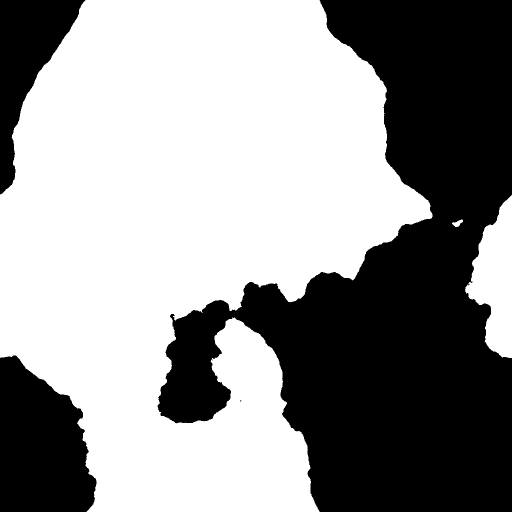
#> input picture stimuli/FD12/FD_12_0.png, 1024 x 1024 px (shown at 1/2 size)
$ python -i image_features.py   (imports and definitions only)
#> lines starting #> are read from the running program, lines starting #| are printed output that depends on the picture; after the words box and inside, x2 and y2 are one past the last pixel; in counts of white or black regions, pixels touching at a corner belong together
### analysis/config.py
"""Central paths and constants for the pareidolia analysis pipeline."""
from __future__ import annotations

import os
from pathlib import Path

REPO_ROOT = Path(__file__).resolve().parent.parent

# Raw data ships in data/raw/. Override with PAREIDOLIA_DATA_DIR if needed.
DATA_DIR = Path(os.environ.get(
    "PAREIDOLIA_DATA_DIR",
    str(REPO_ROOT / "data" / "raw"),
))

SQLITE_PATH = DATA_DIR / "pareidolia_2025-oct.sqlite"
PARTICIPANTS_WORDS_CSV = DATA_DIR / "participants_words.csv"
TRIALS_CSV = DATA_DIR / "pareidolia_trials_2025.csv"

# Stimuli ship in stimuli/<FD>/<FD>_<i>.png.
STIMULI_DIR = REPO_ROOT / "stimuli"

# BERT embeddings of every pareidolia word (sentence-transformers
# all-MiniLM-L6-v2, 384-d). Shipped under data/ so analyses run without
# downloading anything; override with PAREIDOLIA_BERT_PARQUET to recompute.
BERT_EMBEDDINGS_PARQUET = Path(os.environ.get(
    "PAREIDOLIA_BERT_PARQUET",
    str(REPO_ROOT / "data" / "word_embeddings.parquet"),
))

# GloVe 840B 300d vectors for canonical DAT scoring (Olson et al. 2021).
# Either the original glove.840B.300d.txt or a derived .pkl mapping word->np.array.
GLOVE_PATH = Path(os.environ.get(
    "PAREIDOLIA_GLOVE_PATH",
    str(REPO_ROOT / "analysis_cache" / "glove.840B.300d.txt"),
))
GLOVE_CACHE_PKL = REPO_ROOT / "analysis_cache" / "glove_dat.pkl"

# Parquet caches shipped with the repo live in data/. Heavy/transient caches
# (GloVe, BERT embeddings) live in analysis_cache/.
DATA_CACHE_DIR = REPO_ROOT / "data"
CACHE_DIR = REPO_ROOT / "analysis_cache"
OUTPUTS_DIR = REPO_ROOT / "analysis_outputs"
CACHE_DIR.mkdir(exist_ok=True)
OUTPUTS_DIR.mkdir(exist_ok=True)

def cached_parquet(name: str) -> Path:
    """Resolve a parquet cache by name.

    Prefers ``data/<name>`` (shipped with the paper repo, read-only) when
    it exists; otherwise falls back to ``analysis_cache/<name>`` so that
    a fresh rebuild via ``parse_events`` lands in the writable cache.
    """
    shipped = DATA_CACHE_DIR / name
    if shipped.exists():
        return shipped
    return CACHE_DIR / name


# FD levels used in the experiment.
FD_LEVELS = ["FD12", "FD14", "FD16"]

# Realised fractal dimensions per nominal level, from the standard 2D
# box-counting method (Liebovitch & Toth 1989) over the 100 generated
# images per level. Reported in the manuscript as FD ≈ 1.3, 1.5, 1.7;
# see paper/draft.tex Materials and Methods (Stimuli).
FD_REALISED = {"FD12": 1.27, "FD14": 1.49, "FD16": 1.67}
FD_REALISED_SD = {"FD12": 0.012, "FD14": 0.016, "FD16": 0.011}
# Short display labels for FD axis ticks.
FD_DISPLAY_LABEL = {"FD12": "FD ≈ 1.3", "FD14": "FD ≈ 1.5", "FD16": "FD ≈ 1.7"}

# Stop-words to drop in semantic analyses (kept from notebook).
SEMANTIC_STOPWORDS = {
    "nothing", "nothingness", "black", "white", "map", "cloud", "clouds",
}

# DAT scoring uses 7 of 10 words (canonical).
DAT_N_WORDS = 10
DAT_N_USED = 7

### analysis/figures/image_features.py
"""Per-image spectral / spatial features that predict pareidolia.

Ports the image-feature extraction from
``MachinePareidolia/scripts/human_pareidolia_analysis.py`` and re-runs it on
the current cohort + 300-image stimulus bank, producing paper-ready
figures (untitled + titled variants via ``style.savefig``).

For each of the 300 stimulus images we extract approximately 24 spectral
and spatial features: radially-averaged power-spectrum slope, low / mid /
high frequency band shares, residual after the 1/fβ fit, Sobel edge
magnitude, local-contrast mean and SD, connected-component statistics
under a mean-intensity binarisation, pixel entropy, four symmetry
measures (left-right pixel, top-bottom pixel, gradient-orientation,
coarse-downsampled and Fourier-magnitude), and basic intensity
statistics. We then ask which of these features predict per-image
pareidolia rate, mean words per trial, agreement (modal-word share) and
word diversity, both via Pearson correlations and via cross-validated
Random Forest regression with permutation feature importance.

Cache: ``analysis_cache/image_features.parquet`` — 300 × ~25 columns.
Re-run with ``--rebuild`` to regenerate.

Usage:
    python -m analysis.figures.image_features
"""
from __future__ import annotations

import argparse
import re
from collections import Counter
from pathlib import Path

import matplotlib.pyplot as plt
import numpy as np
import pandas as pd
import seaborn as sns

from .. import config, dat_helper, parse_events, style

ASCII = re.compile(r"^[A-Za-z]+$")
REMOVED = config.SEMANTIC_STOPWORDS  # same set used elsewhere in the paper

# Where the 300 stimuli live in this repo. Accepts both the manuscript
# layout ("stimuli/FDxx/...") and the legacy website layout
# ("images/FDxx/..."); both URL forms are resolved against STIMULI_ROOT.
IMAGE_ROOT = config.STIMULI_DIR


# [7 lines left out: function _resolve_image, not called in this run]


# Cache the extracted features. The shipped variant lives in data/ and
# is preferred via config.cached_parquet when present.
CACHE_PATH = config.cached_parquet("image_features.parquet")
WRITE_CACHE_PATH = config.CACHE_DIR / "image_features.parquet"


# ─── per-image pareidolia metrics ────────────────────────────────────────────

# [50 lines left out: function _per_image_stats, not called in this run]


# ─── feature extraction (port of the MachinePareidolia helper) ───────────────

def _extract_features(img_path: Path) -> dict:
#> called with img_path = '../../stimuli/FD12/FD_12_0.png'
    from PIL import Image
    from scipy import ndimage
    from scipy.ndimage import uniform_filter, zoom
    from scipy.stats import entropy as sp_entropy, kurtosis, skew

    img = Image.open(img_path).convert("L")
#> img is the input picture: PIL image 1024x1024 L; 57.9% white; 4 black regions (1 under 20 px), largest, box (x1, y1, x2, y2) and area: (315, 0, 1024, 1024) 368120, (0, 711, 193, 1024) 45913, (0, 0, 171, 389) 27791
    px = np.array(img, dtype=np.float64) / 255.0
    h, w = px.shape
    f = {}

    # 1. intensity stats
    f["mean"] = px.mean(); f["std"] = px.std()
    f["skewness"] = float(skew(px.ravel()))
    f["kurtosis"] = float(kurtosis(px.ravel()))

    # 2. power spectrum
    F = np.fft.fftshift(np.fft.fft2(px))
    power = np.abs(F) ** 2
    cy, cx = h // 2, w // 2
    Y, X = np.ogrid[:h, :w]
    R = np.sqrt((X - cx) ** 2 + (Y - cy) ** 2).astype(int)
    max_r = min(cx, cy)
    radial_power = np.zeros(max_r)
    for r in range(1, max_r):
        m = R == r
        if m.any():
            radial_power[r] = power[m].mean()
#> after the loop, radial_power = 512 values, max 2.09e+10 at index 1, min 0 at index 0, mean 48442410
    freqs = np.arange(1, max_r)
    valid = radial_power[1:] > 0
    if valid.sum() > 5:
        log_f = np.log(freqs[valid]); log_p = np.log(radial_power[1:][valid])
#> after `log_f = np.log(freqs[valid])`: log_f = 511 values from 0 to 6.24
#> after `log_p = np.log(radial_power[1:][valid])`: log_p = 511 values, max 23.76 at index 0, min 6.49 at index 506, mean 8.75
        beta, intercept = np.polyfit(log_f, log_p, 1)
#> beta = -2.74; intercept = 23.14
        f["spectral_slope"] = -beta
        f["spectral_residual"] = float(np.std(log_p - (beta * log_f + intercept)))
    else:
        f["spectral_slope"] = 0.0; f["spectral_residual"] = 0.0
    tot = radial_power[1:].sum()
#> tot = 2.48e+10
    if tot > 0:
        third = max_r // 3
        f["power_low"]  = radial_power[1:third].sum() / tot
        f["power_mid"]  = radial_power[third:2*third].sum() / tot
        f["power_high"] = radial_power[2*third:max_r].sum() / tot
    else:
        f["power_low"] = f["power_mid"] = f["power_high"] = 0.0

    # 3. spatial — edges + local contrast
    sx = ndimage.sobel(px, axis=1); sy = ndimage.sobel(px, axis=0)
#> after `sx = ndimage.sobel(px, axis=1)`:
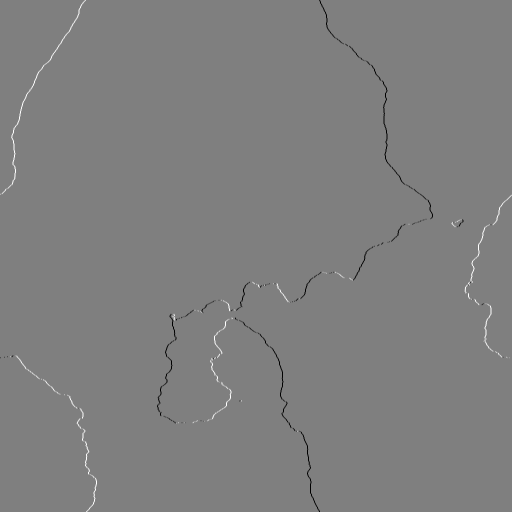
#> sx: shape (1024, 1024) float64 (shown at 1/2 size); min -4, max 4, mean -7.63e-06; drawn with min black and max white
    edges = np.hypot(sx, sy)
    f["edge_mean"] = edges.mean(); f["edge_std"] = edges.std()
    local_mean = uniform_filter(px, size=16)
    local_sq   = uniform_filter(px ** 2, size=16)
    local_std  = np.sqrt(np.maximum(local_sq - local_mean ** 2, 0))
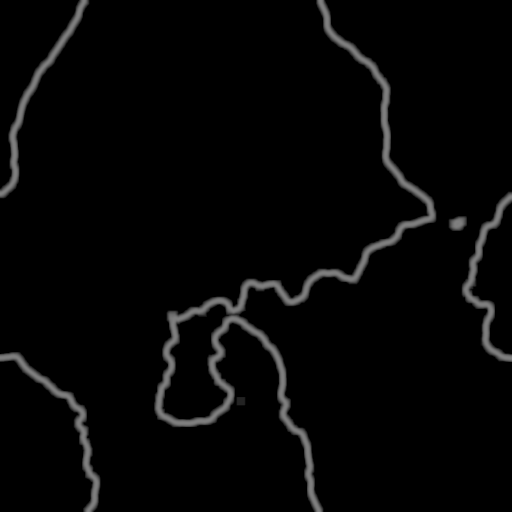
#> local_std: shape (1024, 1024) float64 (shown at 1/2 size); min 0, max 0.5, mean 0.0232
    f["local_contrast_mean"] = local_std.mean()
    f["local_contrast_std"]  = local_std.std()

    # 4. connected components (binarised at mean px)
    binary = px > px.mean()
    labeled, n = ndimage.label(binary)
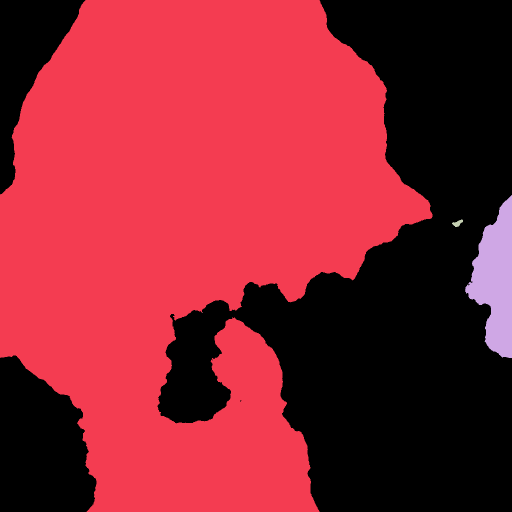
#> labeled: shape (1024, 1024) int32 (shown at 1/2 size); 6 distinct labels, from 0 to 5; one colour per label, 0 black
#> n = 5
    f["n_components"] = int(n)
    if n > 0:
        sizes = ndimage.sum(binary, labeled, range(1, n + 1))
#> sizes = [588676, 17895, 174, 1, 1]
        f["largest_component"]   = float(np.max(sizes)) / (h * w)
        f["mean_component_size"] = float(np.mean(sizes)) / (h * w)
        f["component_size_std"]  = float(np.std(sizes)) / (h * w)
    else:
        f["largest_component"] = f["mean_component_size"] = \
            f["component_size_std"] = 0.0

    # 5. entropy
    hist, _ = np.histogram(px, bins=64, range=(0, 1))
#> hist = 64 values, max 606747 at index 63, min 0 at index 1, mean 16384
    hist = hist / hist.sum()
#> hist = 64 values, max 0.579 at index 63, min 0 at index 1, mean 0.0156
    f["pixel_entropy"] = float(sp_entropy(hist + 1e-10))

    # 6. symmetry
    left = px[:, :w//2]; right = px[:, w//2:2*(w//2)][:, ::-1]
#> after `left = px[:, :w // 2]`:
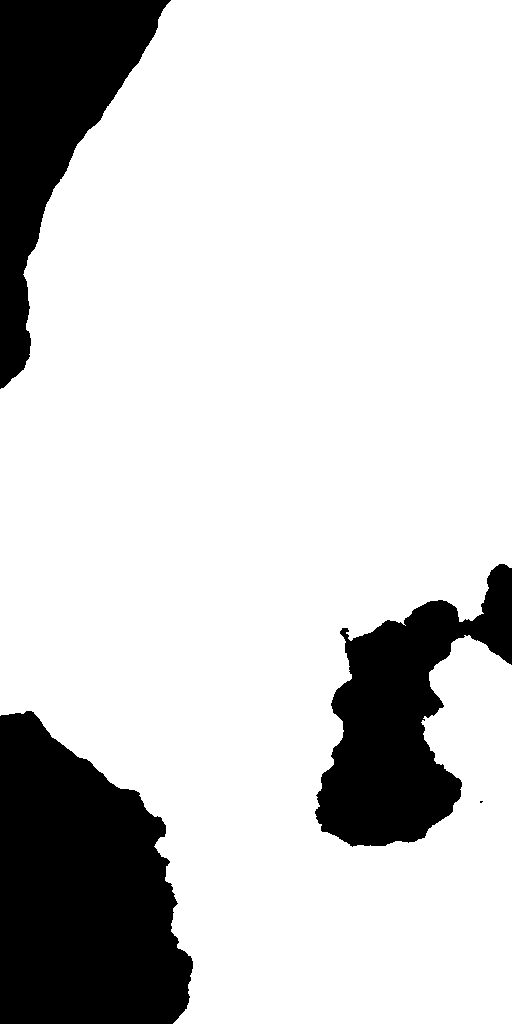
#> left: shape (1024, 512) float64; values 0 (black) and 1 (white), 80.8% white; 4 black regions (1 under 20 px), largest, box (x1, y1, x2, y2) and area: (0, 711, 193, 1024) 45913, (0, 0, 171, 389) 27791, (315, 564, 512, 847) 26915
#> after `right = px[:, w // 2:2 * (w // 2)][:, ::-1]`:
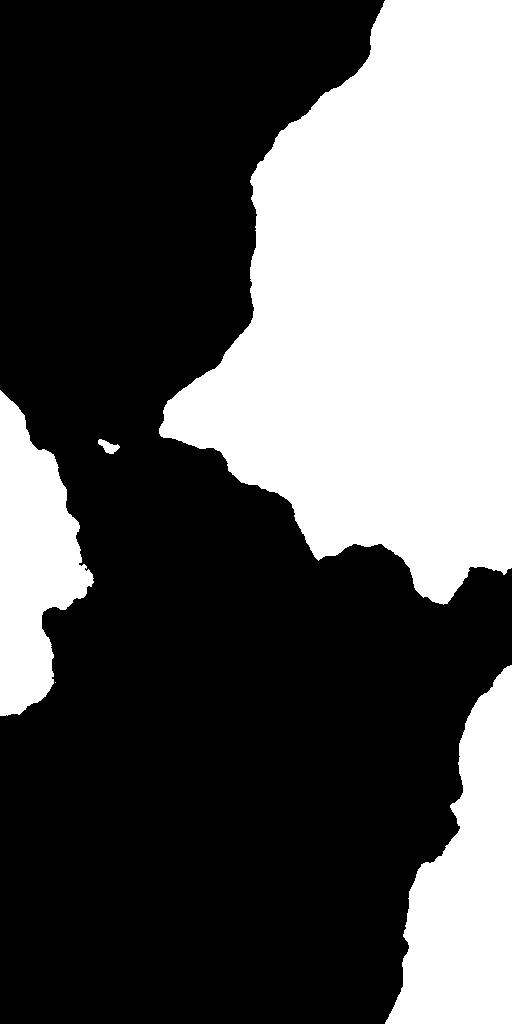
#> right: shape (1024, 512) float64; values 0 (black) and 1 (white), 34.9% white; 5 white regions (1 under 20 px), largest, box (x1, y1, x2, y2) and area: (159, 0, 512, 605) 138341, (385, 665, 512, 1024) 26672, (0, 390, 94, 716) 17895, (98, 439, 120, 454) 174
    f["lr_symmetry"] = float(np.corrcoef(left.ravel(), right.ravel())[0, 1])
    top = px[:h//2, :]; bot = px[h//2:2*(h//2), :][::-1, :]
#> after `bot = px[h // 2:2 * (h // 2), :][::-1, :]`:
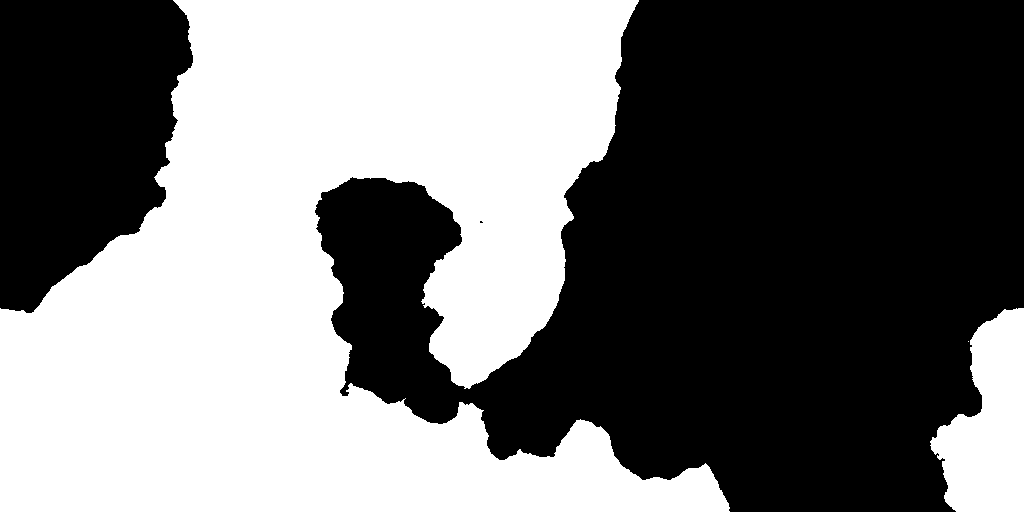
#> bot: shape (512, 1024) float64; values 0 (black) and 1 (white), 45.8% white; 3 white regions (1 under 20 px), largest, box (x1, y1, x2, y2) and area: (0, 0, 730, 512) 227583, (930, 308, 1024, 512) 12744
    f["tb_symmetry"] = float(np.corrcoef(top.ravel(), bot.ravel())[0, 1])
    gx = ndimage.sobel(px, axis=1); gy = ndimage.sobel(px, axis=0)
    angles = np.arctan2(gy, gx)
    lh, _ = np.histogram(angles[:, :w//2].ravel(),
                          bins=36, range=(-np.pi, np.pi))
#> lh = 36 values, max 519865 at index 18, min 0 at index 0, mean 14563.6
    rh, _ = np.histogram(angles[:, w//2:].ravel(),
                          bins=36, range=(-np.pi, np.pi))
#> rh = 36 values, max 519444 at index 18, min 0 at index 0, mean 14563.6
    f["grad_symmetry_lr"] = float(np.corrcoef(lh, rh)[0, 1])
    px_s = zoom(px, 0.25, order=1)
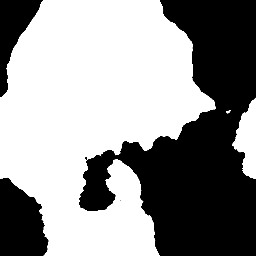
#> px_s: shape (256, 256) float64; min 0, max 1, mean 0.578
    lf = px_s[:, :px_s.shape[1]//2]
    rf = px_s[:, px_s.shape[1]//2:][:, ::-1]
    f["coarse_symmetry_lr"] = float(np.corrcoef(lf.ravel(), rf.ravel())[0, 1])
    Fmag = np.abs(np.fft.fftshift(np.fft.fft2(px)))
    f["fourier_symmetry_lr"] = float(np.corrcoef(
        Fmag[:, :w//2].ravel(), Fmag[:, w//2:][:, ::-1].ravel())[0, 1])
    return f


# [23 lines left out: function _extract_all, not called in this run]


# ─── paper figures ───────────────────────────────────────────────────────────

TARGETS = ["pareidolia_rate", "mean_n_words", "agreement", "word_diversity"]
TARGET_LABELS = {
    "pareidolia_rate": "pareidolia\nrate",
    "mean_n_words":    "mean\nn words",
    "agreement":       "agreement",
    "word_diversity":  "word\ndiversity",
}


def _human_label(name: str) -> str:
    """Render feature names in a slightly more readable form for the paper."""
    return name.replace("_", " ").replace("lr", "L-R").replace("tb", "T-B")


# [215 lines left out: functions figure_heatmap, figure_importance, figure_gallery, main, not called in this run]


# [7 lines not run here, left out]

>>> result = _extract_features('../../stimuli/FD12/FD_12_0.png')
#> result = 23 items

$ run again, on stimuli/FD12/FD_12_10.png
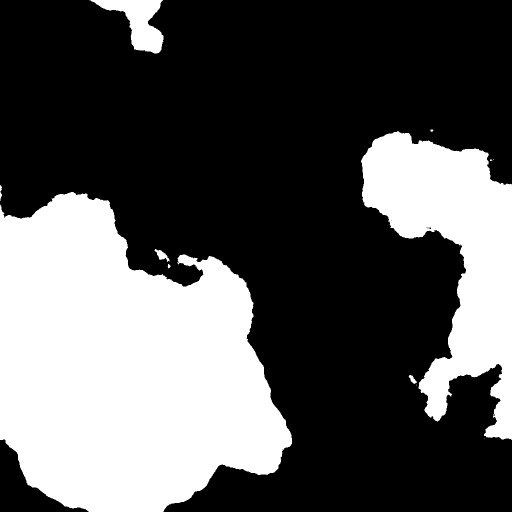
#> input picture stimuli/FD12/FD_12_10.png, 1024 x 1024 px (shown at 1/2 size)
#> in _extract_features, img is the input picture: PIL image 1024x1024 L; 34.7% white; 12 white regions (4 under 20 px), largest, box (x1, y1, x2, y2) and area: (0, 384, 584, 1024) 266918, (722, 262, 1024, 880) 89634, (179, 0, 327, 107) 7071
#> after the loop in _extract_features, `for r in range(1, max_r):`: radial_power = 512 values, max 2.06e+10 at index 1, min 0 at index 0, mean 46012505
#> log_f = 511 values from 0 to 6.24
#> log_p = 511 values, max 23.75 at index 0, min 6.61 at index 495, mean 8.84
#> beta = -2.71; intercept = 23.07
#> tot = 2.36e+10
#> in _extract_features, `labeled, n = ndimage.label(binary)`:
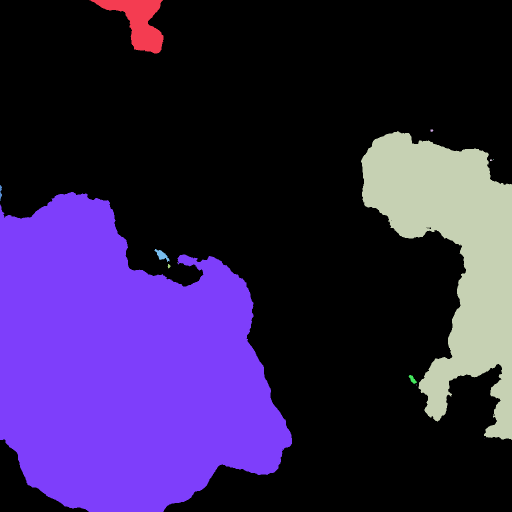
#> labeled: shape (1024, 1024) int32 (shown at 1/2 size); 15 distinct labels, from 0 to 14; one colour per label, 0 black
#> n = 14
#> sizes = [7071, 22, 89634, 12, 2, 78, 266916, 325, 1, 1, 33, 139, 2, 1]
#> in _extract_features, `hist, _ = np.histogram(px, bins=64, range=(0, 1))`: hist = 64 values, max 684339 at index 0, min 0 at index 1, mean 16384
#> in _extract_features, `hist = hist / hist.sum()`: hist = 64 values, max 0.653 at index 0, min 0 at index 1, mean 0.0156
#> left: shape (1024, 512) float64; values 0 (black) and 1 (white), 50.5% white; 3 black regions, box (x1, y1, x2, y2) and area: (0, 0, 512, 707) 239851, (327, 929, 512, 1024) 10508, (0, 879, 178, 1024) 9226
#> right: shape (1024, 512) float64; values 0 (black) and 1 (white), 19% white; 8 white regions (4 under 20 px), largest, box (x1, y1, x2, y2) and area: (0, 262, 302, 880) 89634, (440, 709, 512, 950) 9722, (190, 750, 207, 768) 139, (157, 259, 163, 264) 22
#> top: shape (512, 1024) float64; values 0 (black) and 1 (white), 16.2% white; 9 white regions (2 under 20 px), largest, box (x1, y1, x2, y2) and area: (722, 262, 1024, 512) 52875, (0, 384, 256, 512) 24701, (179, 0, 327, 107) 7071
#> bot: shape (512, 1024) float64; values 0 (black) and 1 (white), 53.3% white; 6 black regions (2 under 20 px), largest, box (x1, y1, x2, y2) and area: (327, 0, 1024, 512) 230301, (0, 0, 178, 145) 9226, (252, 451, 407, 512) 5243, (377, 500, 418, 512) 258
#> lh = 36 values, max 519260 at index 18, min 0 at index 0, mean 14563.6
#> rh = 36 values, max 519242 at index 18, min 0 at index 0, mean 14563.6
#> in _extract_features, `px_s = zoom(px, 0.25, order=1)`:
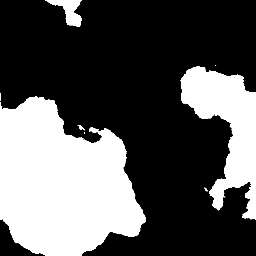
#> px_s: shape (256, 256) float64; min 0, max 1, mean 0.347
#> result = 23 items

$ run again, on stimuli/FD12/FD_12_11.png
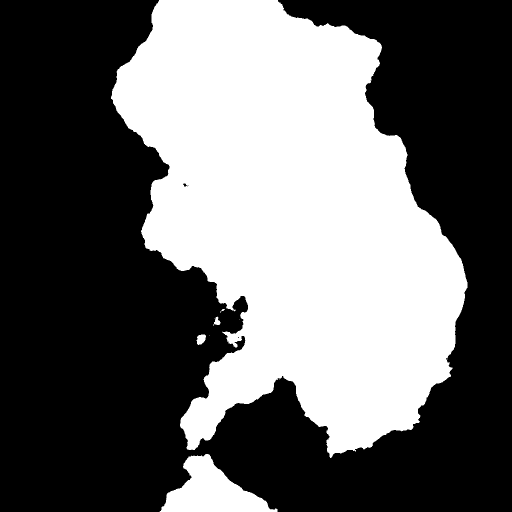
#> input picture stimuli/FD12/FD_12_11.png, 1024 x 1024 px (shown at 1/2 size)
#> in _extract_features, img is the input picture: PIL image 1024x1024 L; 40.5% white; 11 white regions (7 under 20 px), largest, box (x1, y1, x2, y2) and area: (222, 0, 935, 916) 410498, (319, 908, 555, 1024) 13821, (393, 669, 412, 690) 291, (428, 633, 441, 650) 137
#> after the loop in _extract_features, `for r in range(1, max_r):`: radial_power = 512 values, max 2.27e+10 at index 1, min 0 at index 0, mean 50020003.4
#> log_f = 511 values from 0 to 6.24
#> log_p = 511 values, max 23.84 at index 0, min 6.52 at index 493, mean 8.79
#> beta = -2.72; intercept = 23.04
#> tot = 2.56e+10
#> in _extract_features, `labeled, n = ndimage.label(binary)`:
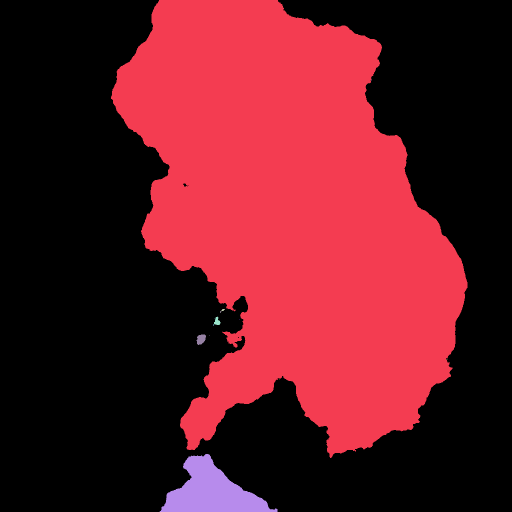
#> labeled: shape (1024, 1024) int32 (shown at 1/2 size); 15 distinct labels, from 0 to 14; one colour per label, 0 black
#> n = 14
#> sizes = [410494, 2, 19, 5, 137, 1, 1, 4, 291, 1, 2, 1, 13820, 1]
#> in _extract_features, `hist, _ = np.histogram(px, bins=64, range=(0, 1))`: hist = 64 values, max 623797 at index 0, min 0 at index 1, mean 16384
#> in _extract_features, `hist = hist / hist.sum()`: hist = 64 values, max 0.595 at index 0, min 0 at index 1, mean 0.0156
#> left: shape (1024, 512) float64; values 0 (black) and 1 (white), 30.4% white; 10 white regions (6 under 20 px), largest, box (x1, y1, x2, y2) and area: (222, 0, 512, 900) 146056, (319, 908, 512, 1024) 13076, (393, 669, 412, 690) 291, (428, 633, 441, 650) 137
#> right: shape (1024, 512) float64; values 0 (black) and 1 (white), 50.6% white; 1 black region, box (x1, y1, x2, y2) and area: (0, 0, 512, 1024) 259100
#> top: shape (512, 1024) float64; values 0 (black) and 1 (white), 48.1% white; 1 white region, box (x1, y1, x2, y2) and area: (222, 0, 917, 512) 251925
#> bot: shape (512, 1024) float64; values 0 (black) and 1 (white), 33% white; 11 white regions (7 under 20 px), largest, box (x1, y1, x2, y2) and area: (325, 108, 935, 512) 158573, (319, 0, 555, 116) 13821, (393, 334, 412, 355) 291, (428, 374, 441, 391) 137
#> lh = 36 values, max 519201 at index 18, min 0 at index 0, mean 14563.6
#> rh = 36 values, max 519793 at index 18, min 0 at index 0, mean 14563.6
#> in _extract_features, `px_s = zoom(px, 0.25, order=1)`:
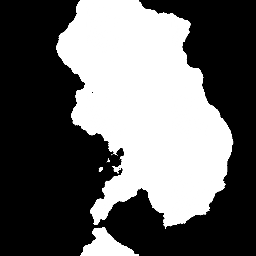
#> px_s: shape (256, 256) float64; min 0, max 1, mean 0.403
#> result = 23 items
